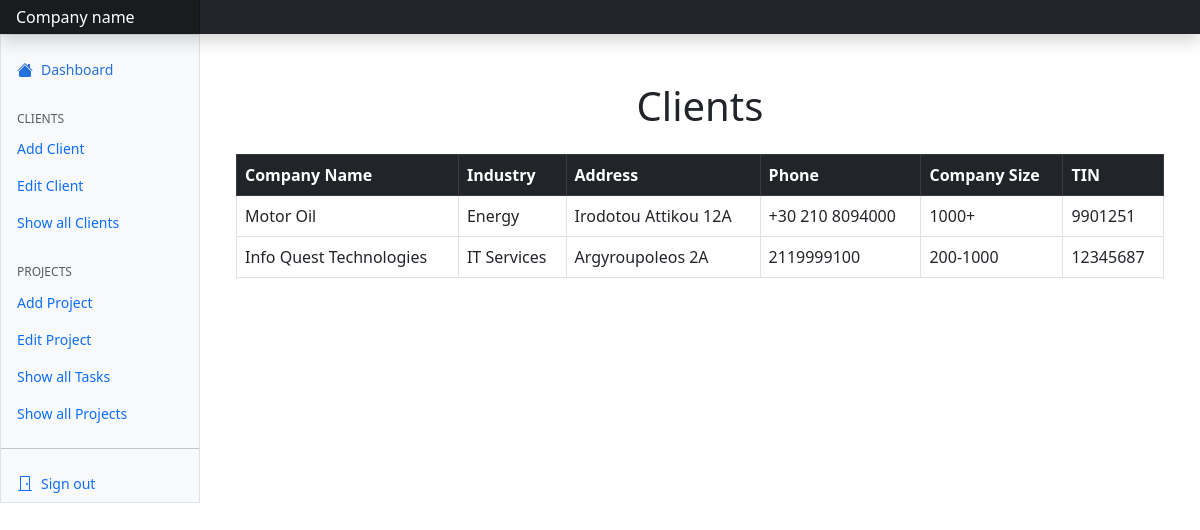
The app's page /clients with its own data.
### tables this page shows
CREATE TABLE "clients" (
	"id"	INTEGER,
	"company_name"	TEXT,
	"industry"	TEXT,
	"address"	TEXT,
	"phone"	TEXT,
	"company_size"	TEXT,
	"tin"	INTEGER,
	PRIMARY KEY("id" AUTOINCREMENT)
);

### server.py (the view)
@app.route('/clients')
def clients():
    conn = sqlite3.connect("data.db")
    cursor = conn.cursor()
    client_list = cursor.execute("SELECT * FROM clients")
    return render_template('clients.html', clients=client_list)

### templates/clients.html (shortened to what this page needs)
{% extends "dashboard.html" %}
{%block content %}
<link href="https://cdn.jsdelivr.net/npm/bootstrap@5.3.0/dist/css/bootstrap.min.css" rel="stylesheet">
<div class="container mt-5">
    <h1 class="text-center mb-4">Clients</h1>
    <table class="table table-bordered table-hover">
      <thead class="table-dark">
        <tr>
          <th>Company Name</th>
          <th>Industry</th>
          <th>Address</th>
          <th>Phone</th>
          <th>Company Size</th>
          <th>TIN</th>
        </tr>
      </thead>
      <tbody>
        {% for row in clients %}
        <tr>
          <td>{{ row[1] }}</td>
          <td>{{ row[2] }}</td>
          <td>{{ row[3] }}</td>
          <td>{{ row[4] }}</td>
          <td>{{ row[5] }}</td>
          <td>{{ row[6] }}</td>
        </tr>
        {% endfor %}
      </tbody>
    </table>
  </div>
{% endblock %}

### templates/dashboard.html (shortened to what this page needs)
<!doctype html>
<html lang="en" data-bs-theme="auto">
  <head><script src="../assets/js/color-modes.js"></script>
    <link href="https://cdn.jsdelivr.net/npm/bootstrap@5.3.3/dist/css/bootstrap.min.css" rel="stylesheet">
    <link rel="stylesheet" href="https://cdn.jsdelivr.net/npm/@docsearch/css@3">
<link href="../assets/dist/css/bootstrap.min.css" rel="stylesheet">
    <link href="https://cdn.jsdelivr.net/npm/bootstrap-icons@1.10.5/font/bootstrap-icons.min.css" rel="stylesheet">
    <link href="dashboard.css" rel="stylesheet">
  </head>
  <body>
<header class="navbar sticky-top bg-dark flex-md-nowrap p-0 shadow" data-bs-theme="dark">
  <a class="navbar-brand col-md-3 col-lg-2 me-0 px-3 fs-6 text-white">Company name</a>
</header>
<div class="container-fluid">
  <div class="row">
    <div class="sidebar border border-right col-md-3 col-lg-2 p-0 bg-body-tertiary">
      <div class="offcanvas-md offcanvas-end bg-body-tertiary" tabindex="-1" id="sidebarMenu" aria-labelledby="sidebarMenuLabel">
        <div class="offcanvas-body d-md-flex flex-column p-0 pt-lg-3 overflow-y-auto">
          <ul class="nav flex-column">
            <li class="nav-item">
              <a class="nav-link d-flex align-items-center gap-2 active" aria-current="page" href="dashboard">
                <svg class="bi"><use xlink:href="#house-fill"/></svg>
                Dashboard
              </a>
            </li>
            <h6 class="sidebar-heading d-flex justify-content-between align-items-center px-3 mt-4 mb-1 text-body-secondary text-uppercase">
              <span>Clients</span>
            </h6>
            <li class="nav-item">
              <a class="nav-link d-flex align-items-center gap-2" href="add_client">
                Add Client
              </a>
            </li>
            <li class="nav-item">
              <a class="nav-link d-flex align-items-center gap-2" href="#">
                Edit Client
              </a>
            </li>
            <li class="nav-item">
              <a class="nav-link d-flex align-items-center gap-2" href="clients">
                Show all Clients
              </a>
            </li>
            <h6 class="sidebar-heading d-flex justify-content-between align-items-center px-3 mt-4 mb-1 text-body-secondary text-uppercase">
              <span>Projects</span>
            </h6>
            <li class="nav-item">
              <a class="nav-link d-flex align-items-center gap-2" href="#">
                Add Project
              </a>
            </li>
            <li class="nav-item">
              <a class="nav-link d-flex align-items-center gap-2" href="#">
                Edit Project
              </a>
            </li>
            <li class="nav-item">
              <a class="nav-link d-flex align-items-center gap-2" href="#">
                Show all Tasks
              </a>
            </li>
            <li class="nav-item">
              <a class="nav-link d-flex align-items-center gap-2" href="#">
                Show all Projects
              </a>
            </li>
          </ul>
          <hr class="my-3">
          <ul class="nav flex-column mb-auto">
            <li class="nav-item">
              <a class="nav-link d-flex align-items-center gap-2" href="login">
                <svg class="bi"><use xlink:href="#door-closed"/></svg>
                Sign out
              </a>
            </li>
          </ul>
        </div>
      </div>
    </div>
    <main class="col-md-9 ms-sm-auto col-lg-10 px-md-4">
      {% block content %}{% endblock %}
    </main>
  </div>
</div>
    <script src="https://cdn.jsdelivr.net/npm/chart.js@4.3.2/dist/chart.umd.js"></script><script src="dashboard.js"></script></body>
</html>

### templates/dashboard.css (style rules this page uses)
.bi { display: inline-block; width: 1rem; height: 1rem; }
.sidebar .nav-link { font-size: .875rem; font-weight: 500; }
.sidebar .nav-link.active { color: #2470dc; }
.sidebar-heading { font-size: .75rem; }
.navbar-brand { padding-top: .75rem; padding-bottom: .75rem; background-color: rgba(0, 0, 0, .25); box-shadow: inset -1px 0 0 rgba(0, 0, 0, .25); }

### templates/dashboard.html (style rules this page uses)
.bi { vertical-align: -.125em; fill: currentColor; }

### records on screen
clients: company_name "Motor Oil", industry "Energy", address "Irodotou Attikou 12A", phone "+30 210 8094000", company_size "1000+", tin "9901251"
clients: company_name "Info Quest Technologies", industry "IT Services", address "Argyroupoleos 2A", phone "2119999100", company_size "200-1000", tin "12345687"
